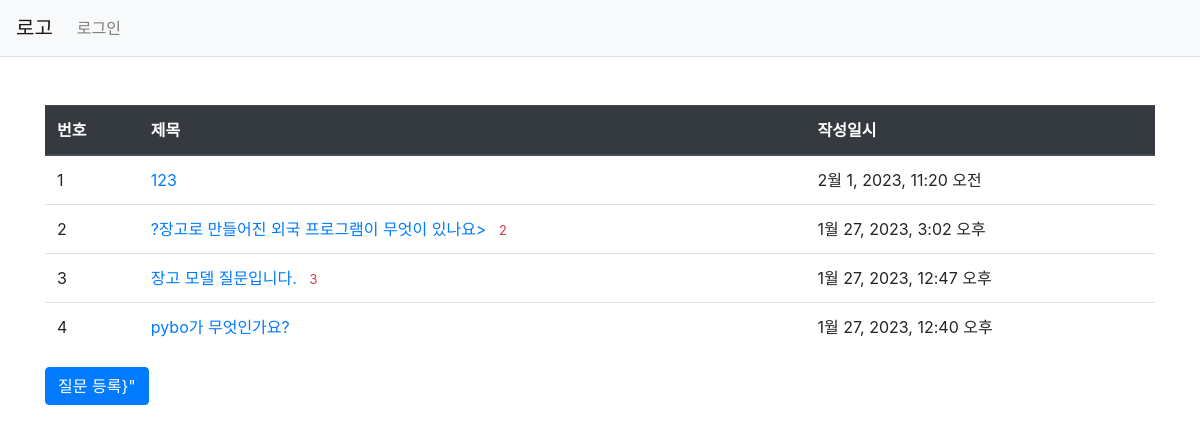
Screenshot of /pybo/ with the database file from the repository.
### pybo/models.py (models this page shows, shortened)
class Question(models.Model):
    subject = models.CharField(max_length=200)
    content = models.TextField()
    create_date = models.DateTimeField()

### pybo/views.py (the view)
# urls.py: path('', views.index, name='index'),
def index(request):
    question_list = Question.objects.order_by('-create_date')
    context = {'question_list': question_list}
    return render(request, 'pybo/question_list.html', context)

### templates/pybo/question_list.html (shortened to what this page needs)
<!DOCTYPE html>
<html lang="en" xmlns="http://www.w3.org/1999/html">
<head>
</head>
<body>
    {% extends 'base.html' %}
    {% block content %}
    <div class="container my-5">
        <table class="table">
            <thead>
                <tr class="thead-dark">
                    <th>번호</th>
                    <th>제목</th>
                    <th>작성일시</th>
                </tr>
            </thead>
            <tbody>
                {% if question_list %}
                    {%for question in question_list %}
                        <tr>
                            <td>{{ forloop.counter }}</td>
                            <td>
                                <a href="{% url 'pybo:detail' question.id %}">
                                    {{ question.subject }}
                                    {% if question.answer_set.count > 0 %}
                                        <span class="text-danger small ml-2">
                                            {{ question.answer_set.count }}
                                        </span>
                                    {% endif %}
                                </a>
                            </td>
                            <td>{{ question.create_date }}</td>
                        </tr>
                    {% endfor %}
                {% else %}
                    <tr>
                        <td colspan="3">질문이 없습니다.</td>
                    </tr>
                {% endif %}
            </tbody>
        </table>
        <a href="{% url 'pybo:question_create' %}" class='btn btn-primary'> 질문 등록}" </a>
    </div>
    {% endblock %}

### templates/base.html (shortened to what this page needs)
{% load static %}
<!doctype html>
<html lang="ko">
<head>
    <link rel="stylesheet" type="text/css" href="{% static 'bootstrap.min.css'%}">
    <link rel="stylesheet" type="text/css" href="{% static 'style.css'%}">
</head>
<body>
    <nav class="navbar navbar-expand-lg navbar-light bg-light border-bottom">
        <a class="navbar-brand" href="{% url 'pybo:index' %}">로고</a>
        <div class="collapse navbar-collapse flex-grow-0" id="navbarNav">
            <ul class="navbar-nav">
                <li class="nav-item">
                    <a class="nav-link" href="#">로그인</a>
                </li>
            </ul>
        </div>
    </nav>
    {% block content %}
    {% endblock %}
</body>
</html>

### rows the page displays
Question: subject "123", create_date "2월 1, 2023, 11:20 오전"
Question: subject "?장고로 만들어진 외국 프로그램이 무엇이 있나요>", answer_set.count "2", create_date "1월 27, 2023, 3:02 오후"
Question: subject "장고 모델 질문입니다.", answer_set.count "3", create_date "1월 27, 2023, 12:47 오후"
Question: subject "pybo가 무엇인가요?", create_date "1월 27, 2023, 12:40 오후"
